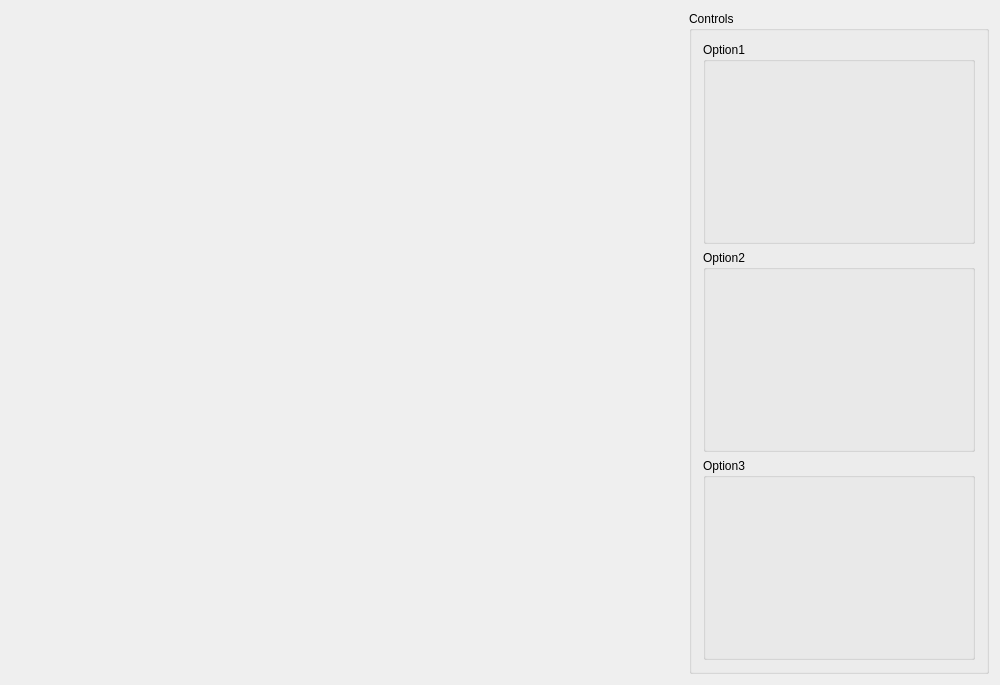
<?xml version="1.0" encoding="UTF-8"?>
<ui version="4.0">
 <class>MainWindow</class>
 <widget class="QMainWindow" name="MainWindow">
  <property name="geometry">
   <rect>
    <x>0</x>
    <y>0</y>
    <width>1000</width>
    <height>685</height>
   </rect>
  </property>
  <property name="minimumSize">
   <size>
    <width>1000</width>
    <height>600</height>
   </size>
  </property>
  <property name="windowTitle">
   <string>Raytracing</string>
  </property>
  <widget class="QWidget" name="centralWidget">
   <property name="minimumSize">
    <size>
     <width>1000</width>
     <height>500</height>
    </size>
   </property>
   <layout class="QHBoxLayout" name="horizontalLayout_2">
    <item>
     <widget class="MyGLWidget" name="widget" native="true">
      <property name="minimumSize">
       <size>
        <width>600</width>
        <height>500</height>
       </size>
      </property>
     </widget>
    </item>
    <item>
     <widget class="QGroupBox" name="boxControls">
      <property name="minimumSize">
       <size>
        <width>300</width>
        <height>500</height>
       </size>
      </property>
      <property name="maximumSize">
       <size>
        <width>300</width>
        <height>16777215</height>
       </size>
      </property>
      <property name="title">
       <string>Controls</string>
      </property>
      <layout class="QVBoxLayout" name="verticalLayout">
       <item>
        <widget class="QGroupBox" name="boxOption1">
         <property name="title">
          <string>Option1</string>
         </property>
        </widget>
       </item>
       <item>
        <widget class="QGroupBox" name="boxOption2">
         <property name="title">
          <string>Option2</string>
         </property>
        </widget>
       </item>
       <item>
        <widget class="QGroupBox" name="boxOption3">
         <property name="title">
          <string>Option3</string>
         </property>
        </widget>
       </item>
      </layout>
     </widget>
    </item>
   </layout>
  </widget>
 </widget>
 <layoutdefault spacing="6" margin="11"/>
 <customwidgets>
  <customwidget>
   <class>MyGLWidget</class>
   <extends>QWidget</extends>
   <header>myglwidget.h</header>
   <container>1</container>
  </customwidget>
 </customwidgets>
 <resources/>
 <connections/>
</ui>
